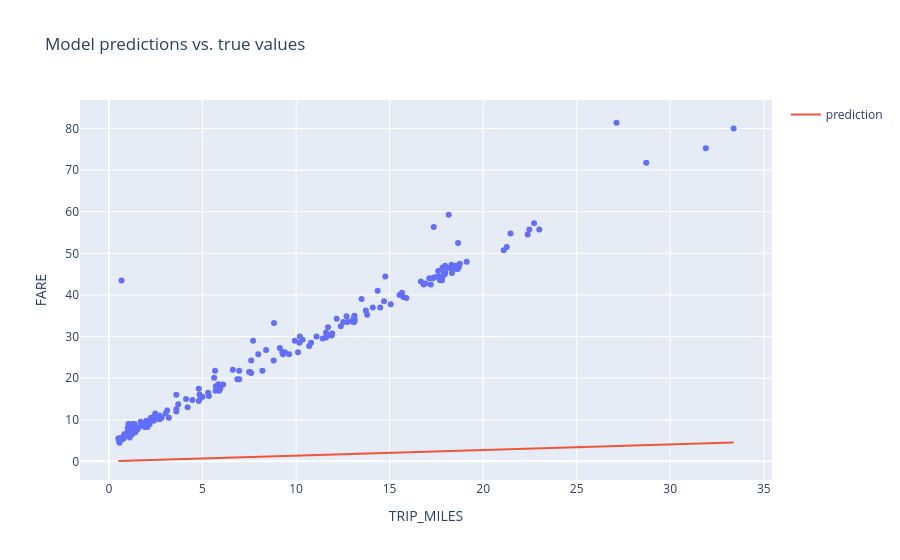

Notebook source saved alongside this figure:
### Markdown cell above
### Experimento 1 — Underfitting con una feature (TRIP_MILES)

### Code cell
#@title UNDERFITTING - Experimento 1 (una feature: TRIP_MILES)

# ============================================================
# UNDERFITTING: Hiperparámetros que impiden el aprendizaje
# - learning_rate bajo (0.0001): pasos de gradiente muy pequeños
# - epochs reducidas (3): muy pocas iteraciones sobre los datos
# - batch_size grande (512): menos actualizaciones por época
# ============================================================

settings_underfit_1 = ml_edu.experiment.ExperimentSettings(
    learning_rate = 0.0001,   # 10x menor que el original (0.001)
    number_epochs = 3,        # 6.7x menor que el original (20)
    batch_size = 512,         # 10x mayor que el original (50)
    input_features = ['TRIP_MILES']
)

metrics_underfit_1 = [keras.metrics.RootMeanSquaredError(name='rmse')]
model_underfit_1 = create_model(settings_underfit_1, metrics_underfit_1)

experiment_underfit_1 = train_model(
    'underfit_one_feature',
    model_underfit_1,
    training_df,
    'FARE',
    settings_underfit_1
)

print('\n--- UNDERFITTING - Experimento 1 (TRIP_MILES) ---')
print(f'RMSE final: {experiment_underfit_1.metrics_history["rmse"].iloc[-1]:.4f}')
print('Nota: RMSE alto indica que el modelo NO aprendió los patrones.\n')

ml_edu.results.plot_experiment_metrics(experiment_underfit_1, ['rmse'])
ml_edu.results.plot_model_predictions(experiment_underfit_1, training_df, 'FARE')

### Figure 1 — Plotly figure (JSON) as saved in the notebook; plotly's stock layout.template omitted (floating-point values rounded to 4 significant figures; data arrays with more than 128 entries replaced by an {"elided": "..."} marker saying what was removed)
{"data": [{"hovertemplate": "TRIP_MILES=%{x}<br>FARE=%{y}<extra></extra>", "legendgroup": "", "marker": {"color": "#636efa", "symbol": "circle"}, "mode": "markers", "name": "", "orientation": "v", "showlegend": false, "type": "scatter", "x": {"elided": "200 float values"}, "xaxis": "x", "y": {"elided": "200 float values"}, "yaxis": "y"}, {"mode": "lines", "name": "prediction", "type": "scatter", "x": {"elided": "200 float values"}, "y": {"elided": "200 float values"}}], "layout": {"legend": {"tracegroupgap": 0}, "title": {"text": "Model predictions vs. true values"}, "xaxis": {"anchor": "y", "domain": [0, 1], "title": {"text": "TRIP_MILES"}}, "yaxis": {"anchor": "x", "domain": [0, 1], "title": {"text": "FARE"}}}}
